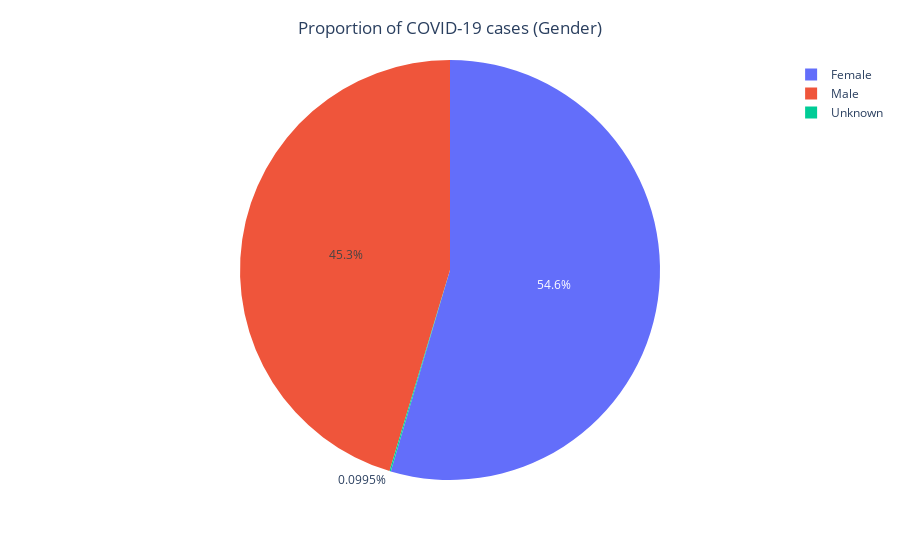

Notebook source saved alongside this figure:
### Markdown cell above
The number of different genders in the data set "Test_Gender" is processed and the sum of the number of people affected by COVID-19 of different genders is calculated. Finally, a pie chart is drawn through mathematical formula processing. It is more intuitive to see that the possibility of female disease is much higher than that of male and unknown gender.In the pie chart, the prevalence of women accounts for 54.6%, more than half of the total population, so more attention should be paid to whether women will be infected with COVID-19.

### Code cell
dic1 = Test_Gender.loc[Test_Gender['Gender'] == 'Male']
dic1['Sum'] = dic1['Value'].sum()
dic2 = Test_Gender.loc[Test_Gender['Gender'] == 'Female']
dic2['Sum'] = dic2['Value'].sum()
dic3 = Test_Gender.loc[Test_Gender['Gender'] == 'Unknown']
dic3['Sum'] = dic3['Value'].sum()
dic4 = pd.concat([dic1,dic2,dic3],axis=0,join='inner')
dic4.drop_duplicates('Sum',inplace = True)
fig = px.pie(dic4,
             names="Gender",
             values="Sum", 
            )
fig.update_layout(
    title={   
        "text":"Proportion of COVID-19 cases (Gender)",
        "y":0.96,  
        "x":0.5, 
        "xanchor":"center", 
        "yanchor":"top"  
    })
fig.show()

### Figure 1 — Plotly figure (JSON) as saved in the notebook; plotly's stock layout.template omitted (floating-point values rounded to 4 significant figures)
{"data": [{"domain": {"x": [0, 1], "y": [0, 1]}, "hovertemplate": "Gender=%{label}<br>Sum=%{value}<extra></extra>", "labels": ["Male", "Female", "Unknown"], "legendgroup": "", "name": "", "showlegend": true, "type": "pie", "values": [1020779, 1227933, 2240]}], "layout": {"legend": {"tracegroupgap": 0}, "margin": {"t": 60}, "title": {"text": "Proportion of COVID-19 cases (Gender)", "x": 0.5, "xanchor": "center", "y": 0.96, "yanchor": "top"}}}
